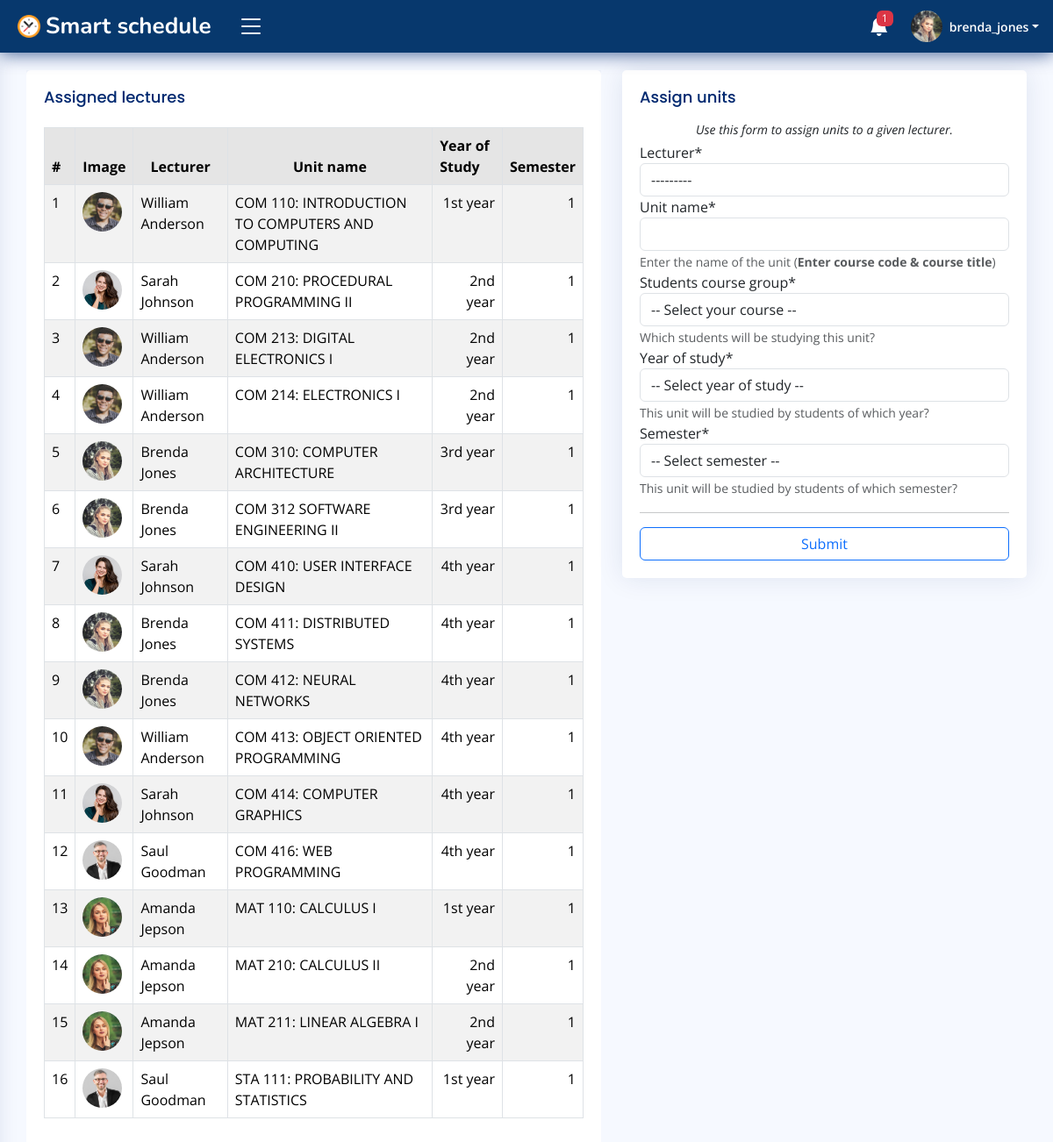
Page /campus/u/units/a6fb0e1b35f2429886b92a3c4b59f1/book/ (signed in) on the committed database.
### accounts/models.py (models this page shows, shortened)
class User(AbstractUser):
    id = models.CharField(max_length=30, primary_key=True, unique=True, editable=False)
    first_name = models.CharField(max_length=15, blank=False)
    last_name = models.CharField(max_length=15, blank=False)
    email = models.EmailField(unique=True)
    gender = models.CharField(max_length=7, blank=False)
    dob = models.DateField(null=True, blank=False, db_column='Date of Birth')
    age = models.PositiveIntegerField(default=0, editable=False)
    mobile_no = PhoneNumberField()
    profile_pic = models.ImageField(upload_to='Users/imgs/dps/', default='default.png')
    is_student = models.BooleanField(default=False)
    date_updated = models.DateTimeField(auto_now=True)
    REQUIRED_FIELDS = ['username']
    USERNAME_FIELD = 'email'
    def __str__(self) -> str:
        return self.username
    class Meta:
        ordering = ['username', 'first_name', 'last_name']

class Faculty(models.Model):
    id = models.CharField(max_length=30, primary_key=True, unique=True, editable=False)
    staff = models.OneToOneField(User, on_delete=models.CASCADE, editable=False)
    school = models.CharField(max_length=70, blank=False)
    department = models.CharField(max_length=40, blank=False)
    position = models.CharField(max_length=20, blank=False)
    date_created = models.DateTimeField(auto_now_add=True)
    date_updated = models.DateTimeField(auto_now=True)
    def __str__(self) -> str:
        return f'{self.staff}'
    class Meta:
        ordering = ['staff', 'school']
        verbose_name_plural = 'Faculty records'

### campus/models.py (models this page shows, shortened)
class BookedUnit(models.Model):
    id = models.CharField(max_length=30, primary_key=True, unique=True, editable=False)
    lecturer = models.ForeignKey(Faculty, on_delete=models.CASCADE)
    students_course = models.CharField(max_length=50, blank=False)
    course_name = models.CharField(max_length=80, blank=False)
    year_of_study = models.CharField(max_length=10, blank=False)
    semester = models.CharField(max_length=1, blank=False)
    booking_date = models.DateTimeField(auto_now_add=True)
    date_updated = models.DateTimeField(auto_now=True)
    class Meta:
        ordering = ['course_name', 'lecturer']
        verbose_name_plural = 'Booked units'

### campus/views.py (the view, shortened to what this page needs)
# urls.py: path('units/<str:staff_id>/book/', views.AssignUnitsforLecturersView.as_view(), name='assign_units'),
@method_decorator(login_required(login_url='login'), name='get')
@method_decorator(user_passes_test(lambda user: (user.is_staff is False or user.is_superuser is False) and user.is_student is False), name='get')
class AssignUnitsforLecturersView(View):
    form_class = LecturerUnitsBookingForm
    template_name = 'dashboard/faculty/book-units.html'
    def get(self, request, staff_id, *args, **kwargs):
        booked_units_QS = BookedUnit.objects.filter(lecturer__department=request.user.faculty.department)
        form = self.form_class()
        context = {
            'LecturersUnitsBookingForm': form,
            'booked_units': booked_units_QS
        }
        return render(request, self.template_name, context)

### campus/templates/dashboard/faculty/book-units.html (shortened to what this page needs)
{% extends 'dashboard/faculty/base.html' %}{% block title %}Assign units{% endblock %}
    {% load crispy_forms_tags %}
    {% block content %}
    <main id="main" class="main">
        <section class="section profile">
            <div class="row">
                <div class="col-xl-7 col-lg-7">
                    <div class="table-responsive">
                        <div class="card">
                            <div class="card-body">
                                <h5 class="card-title">Assigned lectures</h5>
                                <table class="table table-bordered table-striped">
                                    <thead>
                                        <tr class="table-active">
                                            <th>#</th>
                                            <th>Image</th>
                                            <th class="text-center">Lecturer</th>
                                            <th class="text-center">Unit name</th>
                                            <th>Year of Study</th>
                                            <th>Semester</th>
                                        </tr>
                                    </thead>
                                    <tbody>
                                        {% for unit in booked_units %}
                                        <tr>
                                            <td>{{ forloop.counter }}</td>
                                            <td><img class="rounded-circle" src="{{ unit.lecturer.staff.profile_pic.url }}" height="45px" width="45px" alt="dp"></td>
                                            <td>{{ unit.lecturer.staff.first_name|title }} {{ unit.lecturer.staff.last_name|title }}</td>
                                            <td>{{ unit.course_name }}</td>
                                            <td class="text-end">{{ unit.year_of_study }}</td>
                                            <td class="text-end">{{ unit.semester }}</td>
                                        </tr>
                                        {% endfor %}
                                    </tbody>
                                </table>
                            </div>
                        </div>
                    </div>
                </div>
                <div class="class col-xl-5 col-lg-5">
                    <div class="card">
                        <div class="card-body">
                            <h5 class="card-title mb-0">Assign units</h5>
                            <p class="small fst-italic text-center mt-0 mb-1">
                                Use this form to assign units to a given lecturer.
                            </p>
                            <form action="" method="post">
                                <div class="row">
                                    <div class="col-md-12">
                                        {{ LecturersUnitsBookingForm|crispy }}<hr>
                                    </div>
                                    <div class="d-grid gap-2">
                                        <button class="btn btn-outline-primary" type="submit">Submit</button>
                                    </div>
                                </div>
                            </form>
                        </div>
                    </div>
                </div>
            </div>
        </section>
    </main>
    {% endblock %}

### campus/templates/dashboard/faculty/base.html (shortened to what this page needs)
{% load static %}
<!DOCTYPE html>
<html lang="en">
<head>
    <link href="https://cdn.jsdelivr.net/npm/bootstrap@5.3.2/dist/css/bootstrap.min.css" rel="stylesheet">
    <link rel="stylesheet" href="https://cdn.jsdelivr.net/npm/bootstrap-icons@1.11.1/font/bootstrap-icons.css">
    <link rel="stylesheet" href="https://cdnjs.cloudflare.com/ajax/libs/fullcalendar/3.10.2/fullcalendar.min.css" />
    <link href="{% static 'css/styles.css' %}" rel="stylesheet">
</head>
<body>
    <header id="header" class="header fixed-top d-flex align-items-center">
        <div class="d-flex align-items-center justify-content-between">
            <a href="{% url 'faculty_homepage' %}" class="logo d-flex align-items-center">
                <img src="{% static 'img/logo/logo.png' %}" alt="logo">
                <span class="d-none d-lg-block text-white">Smart schedule</span>
            </a>
            <i class="bi bi-list toggle-sidebar-btn"></i>
        </div>
        <nav class="header-nav ms-auto">
            <ul class="d-flex align-items-center">
                <li class="nav-item dropdown">
                    <a class="nav-link nav-icon" href="#" data-bs-toggle="dropdown">
                        <i class="bi bi-bell-fill"></i>
                        {% if TotalLecturerNotifications != 0 %}
                        <span class="badge bg-danger badge-number">{{ TotalLecturerNotifications }}</span>
                        {% endif %}
                    </a>
                </li>
                <li class="nav-item dropdown pe-3">
                    <a class="nav-link nav-profile d-flex align-items-center pe-0" href="" data-bs-toggle="dropdown">
                        <img src="{{ request.user.profile_pic.url }}" alt="profile" class="rounded-circle">
                        <span class="d-none d-md-block dropdown-toggle ps-2">{{ request.user.username }}</span>
                    </a>
                </li>
            </ul>
        </nav>
    </header>
    {% block content %}
    {% endblock %}
</body>
</html>

### static/css/styles.css (style rules this page uses)
:root { scroll-behavior: smooth; }
body { font-family: "Open Sans", sans-serif; background: #f6f9ff; color: #444444; }
a { color: #4154f1; text-decoration: none; }
h1, h2, h3, h4, h5, h6 { font-family: "Nunito", sans-serif; }
#main { margin-top: 60px; padding: 20px 30px; transition: all 0.3s; }
.card { margin-bottom: 30px; border: none; border-radius: 5px; box-shadow: 0px 0 30px rgba(1, 41, 112, 0.1); }
.card-title { padding: 20px 0 15px 0; font-size: 18px; font-weight: 500; color: #012970; font-family: "Poppins", sans-serif; }
.card-body { padding: 0 20px 20px 20px; }
.logo { line-height: 1; }
@media (min-width: 1200px) { .logo { width: 240px; } }
.logo img { max-height: 26px; margin-right: 6px; }
.logo span { font-size: 26px; font-weight: 700; color: #012970; font-family: "Nunito", sans-serif; }
.header { transition: all 0.5s; z-index: 997; height: 60px; box-shadow: 0px 2px 20px rgba(1, 41, 112, 0.7); background-color: #07386d; padding-left: 20px; }
.header .toggle-sidebar-btn { font-size: 32px; padding-left: 10px; cursor: pointer; color: #fff; }
.header-nav ul { list-style: none; }
.header-nav>ul { margin: 0; padding: 0; }
.header-nav .nav-icon { font-size: 22px; color: #fff; margin-right: 25px; position: relative; }
.header-nav .nav-profile { color: #fff; }
.header-nav .nav-profile img { max-height: 36px; }
.header-nav .nav-profile span { font-size: 14px; font-weight: 600; }
.header-nav .badge-number { position: absolute; inset: -2px -5px auto auto; font-weight: normal; font-size: 12px; padding: 3px 6px; }
@media (min-width: 1200px) { #main, #footer { margin-left: 300px; } }
@media (min-width: 1200px) { .toggle-sidebar #main, .toggle-sidebar #footer { margin-left: 0; } }

### rows in the picture
User: user.profile_pic (picture), user.username "brenda_jones"
BookedUnit: lecturer.staff.profile_pic (picture), lecturer.staff.first_name "William", lecturer.staff.last_name "Anderson", course_name "COM 110: INTRODUCTION TO COMPUTERS AND COMPUTING", year_of_study "1st year", semester "1"
BookedUnit: lecturer.staff.profile_pic (picture), lecturer.staff.first_name "Sarah", lecturer.staff.last_name "Johnson", course_name "COM 210: PROCEDURAL PROGRAMMING II", year_of_study "2nd year", semester "1"
BookedUnit: lecturer.staff.profile_pic (picture), lecturer.staff.first_name "William", lecturer.staff.last_name "Anderson", course_name "COM 213: DIGITAL ELECTRONICS I", year_of_study "2nd year", semester "1"
BookedUnit: lecturer.staff.profile_pic (picture), lecturer.staff.first_name "William", lecturer.staff.last_name "Anderson", course_name "COM 214: ELECTRONICS I", year_of_study "2nd year", semester "1"
BookedUnit: lecturer.staff.profile_pic (picture), lecturer.staff.first_name "Brenda", lecturer.staff.last_name "Jones", course_name "COM 310: COMPUTER ARCHITECTURE", year_of_study "3rd year", semester "1"
BookedUnit: lecturer.staff.profile_pic (picture), lecturer.staff.first_name "Brenda", lecturer.staff.last_name "Jones", course_name "COM 312 SOFTWARE ENGINEERING II", year_of_study "3rd year", semester "1"
BookedUnit: lecturer.staff.profile_pic (picture), lecturer.staff.first_name "Sarah", lecturer.staff.last_name "Johnson", course_name "COM 410: USER INTERFACE DESIGN", year_of_study "4th year", semester "1"
BookedUnit: lecturer.staff.profile_pic (picture), lecturer.staff.first_name "Brenda", lecturer.staff.last_name "Jones", course_name "COM 411: DISTRIBUTED SYSTEMS", year_of_study "4th year", semester "1"
BookedUnit: lecturer.staff.profile_pic (picture), lecturer.staff.first_name "Brenda", lecturer.staff.last_name "Jones", course_name "COM 412: NEURAL NETWORKS", year_of_study "4th year", semester "1"
BookedUnit: lecturer.staff.profile_pic (picture), lecturer.staff.first_name "William", lecturer.staff.last_name "Anderson", course_name "COM 413: OBJECT ORIENTED PROGRAMMING", year_of_study "4th year", semester "1"
BookedUnit: lecturer.staff.profile_pic (picture), lecturer.staff.first_name "Sarah", lecturer.staff.last_name "Johnson", course_name "COM 414: COMPUTER GRAPHICS", year_of_study "4th year", semester "1"
BookedUnit: lecturer.staff.profile_pic (picture), lecturer.staff.first_name "Saul", lecturer.staff.last_name "Goodman", course_name "COM 416: WEB PROGRAMMING", year_of_study "4th year", semester "1"
BookedUnit: lecturer.staff.profile_pic (picture), lecturer.staff.first_name "Amanda", lecturer.staff.last_name "Jepson", course_name "MAT 110: CALCULUS I", year_of_study "1st year", semester "1"
BookedUnit: lecturer.staff.profile_pic (picture), lecturer.staff.first_name "Amanda", lecturer.staff.last_name "Jepson", course_name "MAT 210: CALCULUS II", year_of_study "2nd year", semester "1"
BookedUnit: lecturer.staff.profile_pic (picture), lecturer.staff.first_name "Amanda", lecturer.staff.last_name "Jepson", course_name "MAT 211: LINEAR ALGEBRA I", year_of_study "2nd year", semester "1"
BookedUnit: lecturer.staff.profile_pic (picture), lecturer.staff.first_name "Saul", lecturer.staff.last_name "Goodman", course_name "STA 111: PROBABILITY AND STATISTICS", year_of_study "1st year", semester "1"

### other values in the picture
{{ TotalLecturerNotifications }} "1"
